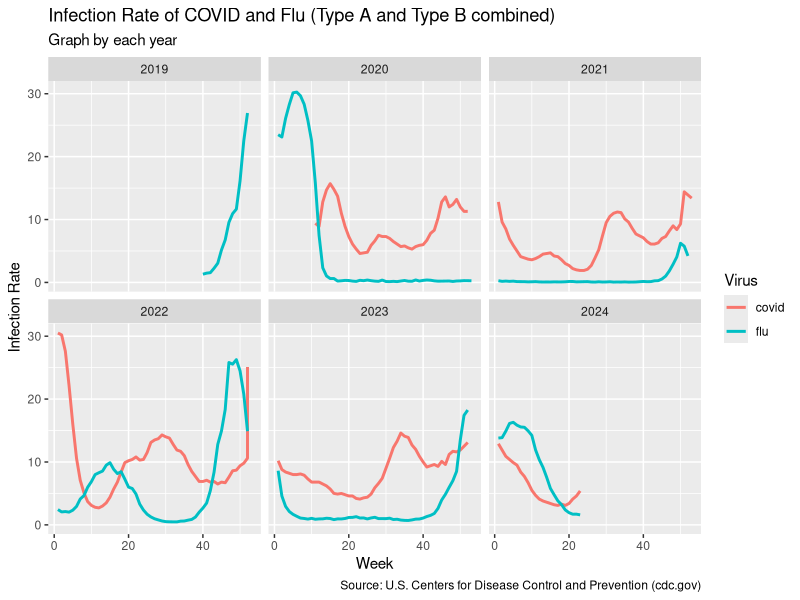

Generate this figure with R:
## ---- chunk 1
#| label: setup
#| message: false
library(tidyverse)
library(dplyr)
## ---- chunk 2
#| message: false
#| warning: false
covid_infection_rate <- read_csv("data/weekly_covid_infection_rate.csv", col_types = cols(Date = col_date("%b %d %Y"))) |> mutate(WEEK = as.integer(strftime(Date, format="%V")), YEAR = year(Date), TYPE = "covid", INFECTION_RATE = as.numeric(Weekly_Percent_Test_Positivity))
flu_infection_rate <- read_csv("data/weekly_flu_infection_rate.csv") |> mutate(TYPE = "flu", INFECTION_RATE = PERCENT_POSITIVE)
infection_rate <- bind_rows(covid_infection_rate |> select(YEAR, WEEK, INFECTION_RATE, TYPE), flu_infection_rate |> select(YEAR, WEEK, INFECTION_RATE, TYPE))
infection_rate |> ggplot(aes(x = WEEK, y = INFECTION_RATE, color = TYPE)) + geom_line(size = 1) + facet_wrap(~ YEAR) + labs(title = "Infection Rate of COVID and Flu (Type A and Type B combined)", subtitle = "Graph by each year", x="Week", y="Infection Rate",  color="Virus", caption="Source: U.S. Centers for Disease Control and Prevention (cdc.gov)")
